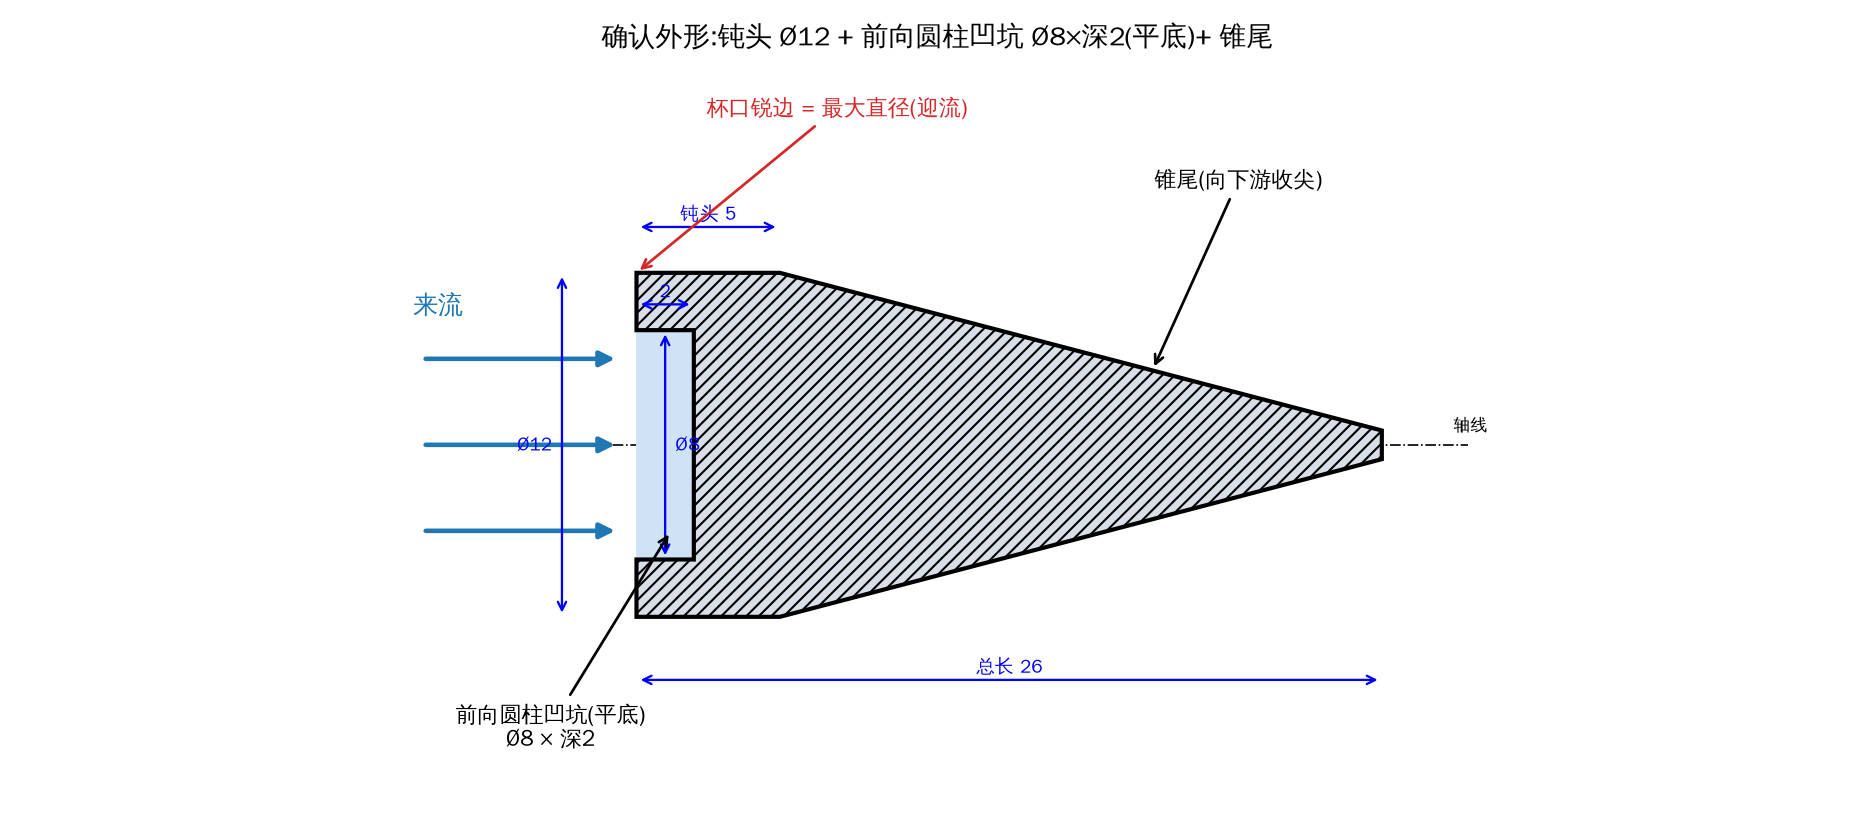

Recreate this plot in Python.
"""Confirmed float outline: blunt head (Ø12) + forward cylindrical pit (Ø8 x 2 deep)
+ cone tail. Clean engineering cross-section. Flow from the left."""
import numpy as np
import matplotlib
matplotlib.use("Agg")
import matplotlib.pyplot as plt
from matplotlib.patches import Polygon, Rectangle, FancyArrowPatch
from matplotlib import font_manager as fm

zh = fm.FontProperties(family="WenQuanYi Zen Hei")
plt.rcParams["font.family"] = "WenQuanYi Zen Hei"
plt.rcParams["axes.unicode_minus"] = False

# parameters [mm]
R, Lh, Ltot, rp, dp, rtail = 6.0, 5.0, 26.0, 4.0, 2.0, 0.5
NEW = [(0, R), (Lh, R), (Ltot, rtail), (Ltot, -rtail), (Lh, -R), (0, -R),
       (0, -rp), (dp, -rp), (dp, rp), (0, rp)]

fig, ax = plt.subplots(figsize=(12.5, 5.6))

# pit fluid
ax.add_patch(Rectangle((0, -rp), dp, 2 * rp, facecolor="#cfe3f5", edgecolor="none", zorder=1))
# solid (hatched)
ax.add_patch(Polygon(NEW, closed=True, facecolor="#d9dfe8", edgecolor="k",
                     hatch="////", lw=2.0, zorder=2))
ax.plot([-7, 29], [0, 0], "k-.", lw=0.8, zorder=0)
ax.text(28.5, 0.5, "轴线", fontproperties=zh, fontsize=8)

# flow into pit
for yy in (-3, 0, 3):
    ax.add_patch(FancyArrowPatch((-7.5, yy), (-0.6, yy), arrowstyle="-|>",
                                 mutation_scale=15, color="#1f77b4", lw=2.2, zorder=3))
ax.text(-7.8, 4.6, "来流", fontproperties=zh, color="#1f77b4", fontsize=12)


def dim_h(x1, x2, y, txt, tcol="b"):
    ax.annotate("", (x2, y), (x1, y), arrowprops=dict(arrowstyle="<->", color=tcol, lw=1.1))
    ax.text((x1 + x2) / 2, y + 0.25, txt, fontproperties=zh, color=tcol, fontsize=9, ha="center")


def dim_v(x, y1, y2, txt, side=-1):
    ax.annotate("", (x, y2), (x, y1), arrowprops=dict(arrowstyle="<->", color="b", lw=1.1))
    ax.text(x + 0.35 * side, (y1 + y2) / 2, txt, fontproperties=zh, color="b", fontsize=9,
            ha="right" if side < 0 else "left", va="center")


def co(text, xy, xytext, c="k"):
    ax.annotate(text, xy=xy, xytext=xytext, fontproperties=zh, fontsize=10.5, color=c,
                ha="center", arrowprops=dict(arrowstyle="->", color=c, lw=1.3), zorder=5)


# dimensions
dim_v(-2.6, -R, R, "Ø12")
dim_v(1.0, -rp, rp, "Ø8", side=1)
dim_h(0, dp, rp + 0.9, "2")
dim_h(0, Lh, R + 1.6, "钝头 5")
dim_h(0, Ltot, -R - 2.2, "总长 26")

# callouts
co("杯口锐边 = 最大直径(迎流)", (0, R), (7, 11.5), "tab:red")
co("前向圆柱凹坑(平底)\nØ8 × 深2", (1.2, -3.0), (-3, -10.5), "k")
co("锥尾(向下游收尖)", (18, 2.6), (21, 9), "k")

ax.set_title("确认外形:钝头 Ø12 + 前向圆柱凹坑 Ø8×深2(平底)+ 锥尾",
             fontproperties=zh, fontsize=13, fontweight="bold")
ax.set_xlim(-10, 31); ax.set_ylim(-13, 13.5)
ax.set_aspect("equal"); ax.axis("off")
fig.tight_layout()
fig.savefig(__file__.rsplit("/", 1)[0] + "/float_shape_final.png", dpi=150)
print("saved float_shape_final.png")
